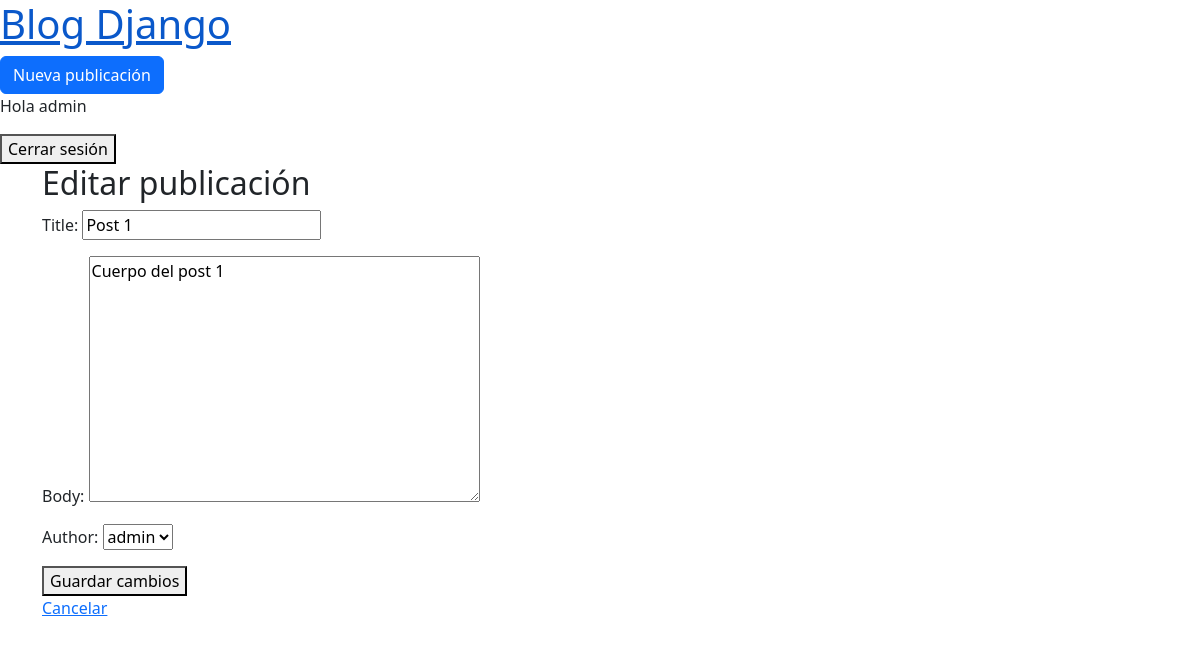
The app's page /Publication/1/update/ (signed in), older data.
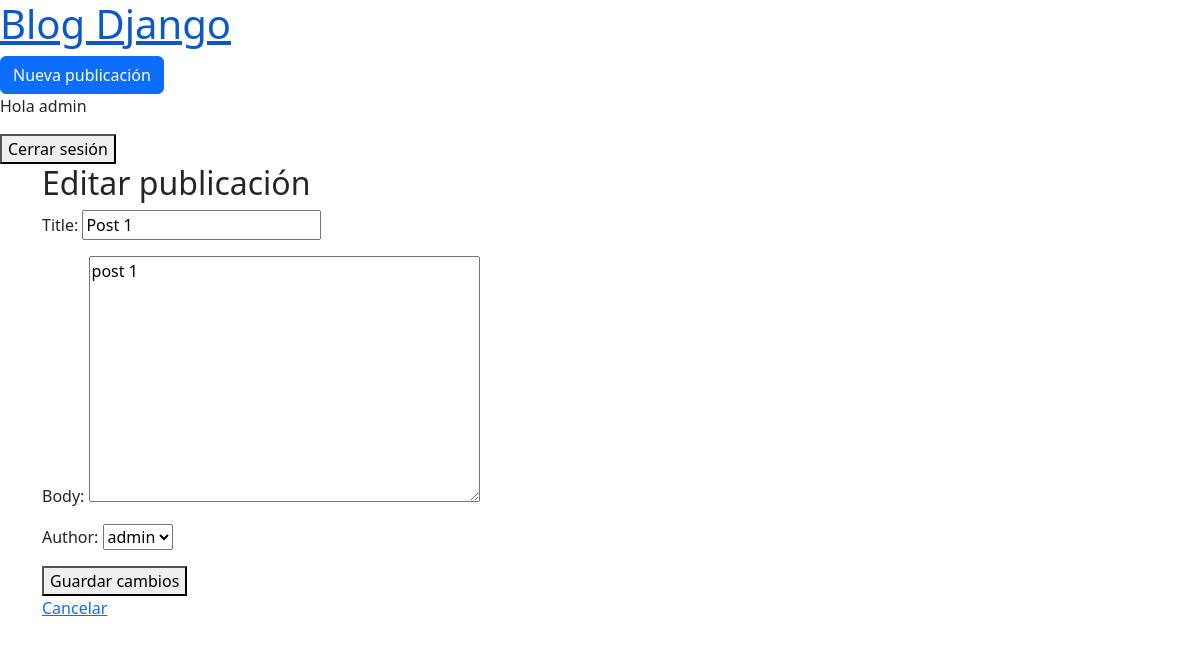
The same page, newer data.
### blog/models.py (models this page shows, shortened)
class Publication(models.Model):
    title = models.CharField(max_length=30)
    body = models.TextField()
    author = models.ForeignKey('auth.User', on_delete=models.CASCADE)
    date = models.DateTimeField(auto_now_add=True)
    updated = models.DateTimeField(auto_now=True)

### blog/views.py (the view)
# urls.py: path('Publication/<int:pk>/update/', PublicationUpdateView.as_view(), name='publication-update'),
class PublicationUpdateView(LoginRequiredMixin,UserPassesTestMixin, UpdateView):
    model = Publication
    template_name = 'publication-update.html'
    fields = ['title', 'body', 'author']
    def test_func(self):
        obj = self.get_object()
        return obj.author == self.request.user

### templates/publication-update.html (shortened to what this page needs)
{%  extends "_base.html" %}
{% block content %}
    <h2>Editar publicación</h2>
    <form method="post">
        {{ form.as_p }}
        <button type="submit">Guardar cambios</button>
    </form>
    <a href="{% url 'publications-list' %}">Cancelar</a>
{% endblock content %}

Row changes from the older to the newer data that the page shows:
changed Publication "Post 1": body "Cuerpo del post 1" → "post 1"
